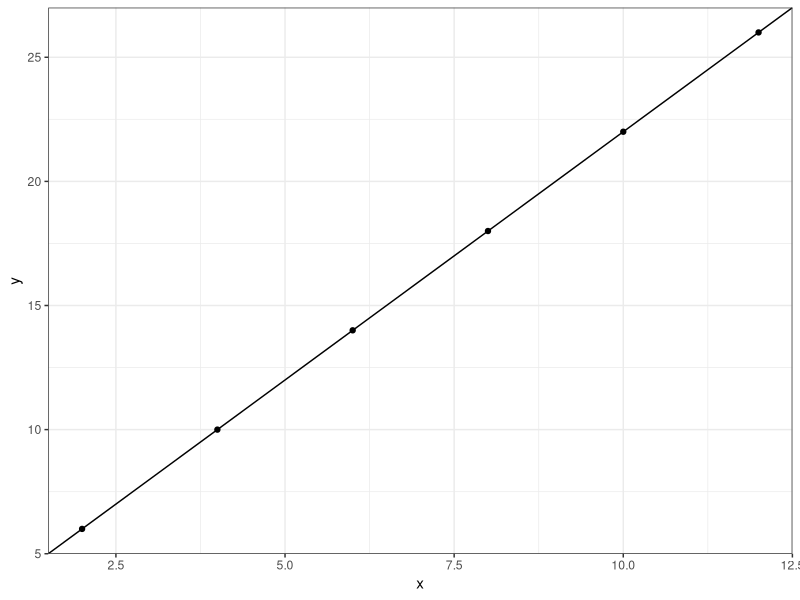
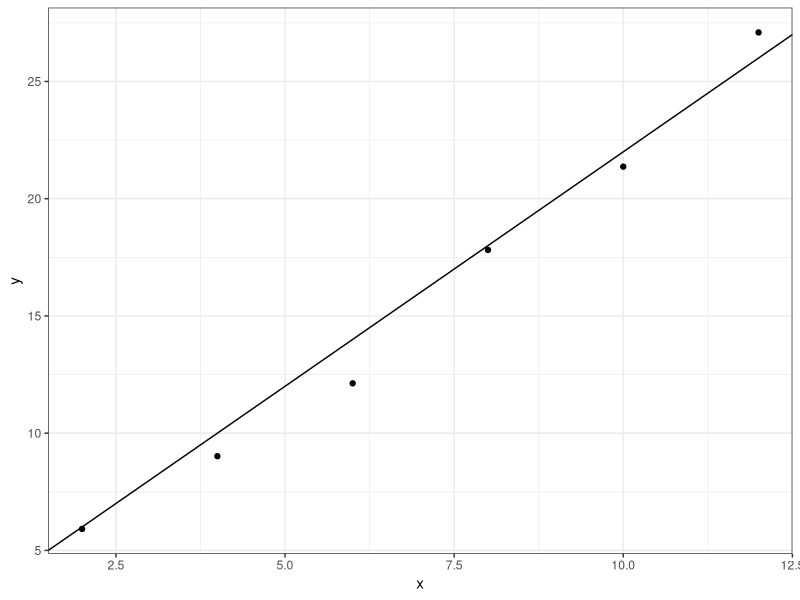
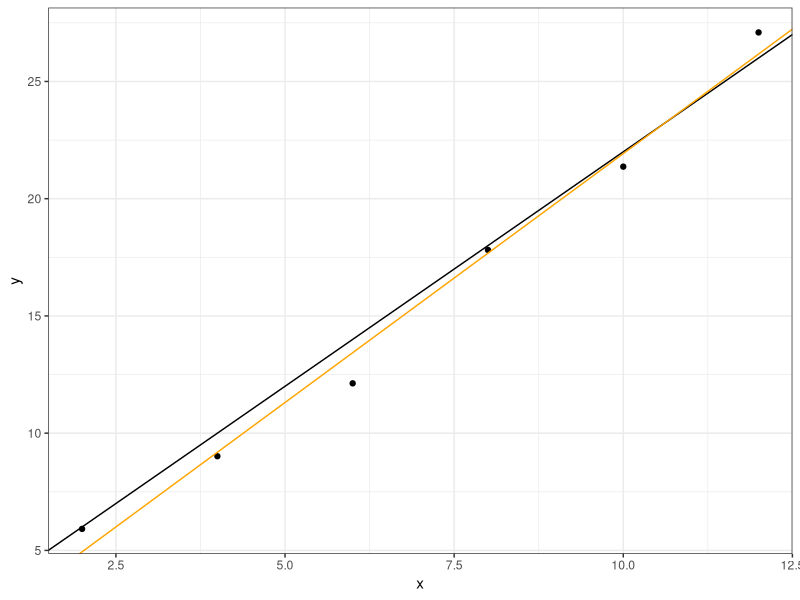
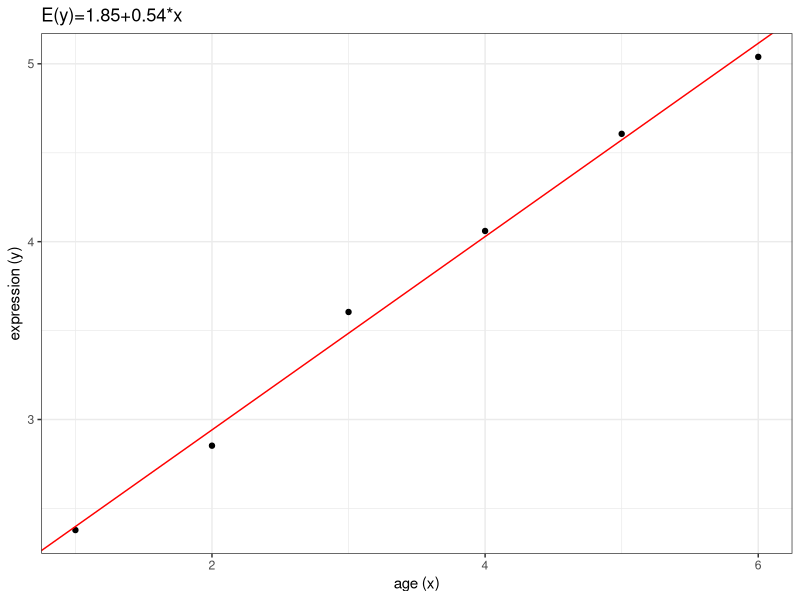
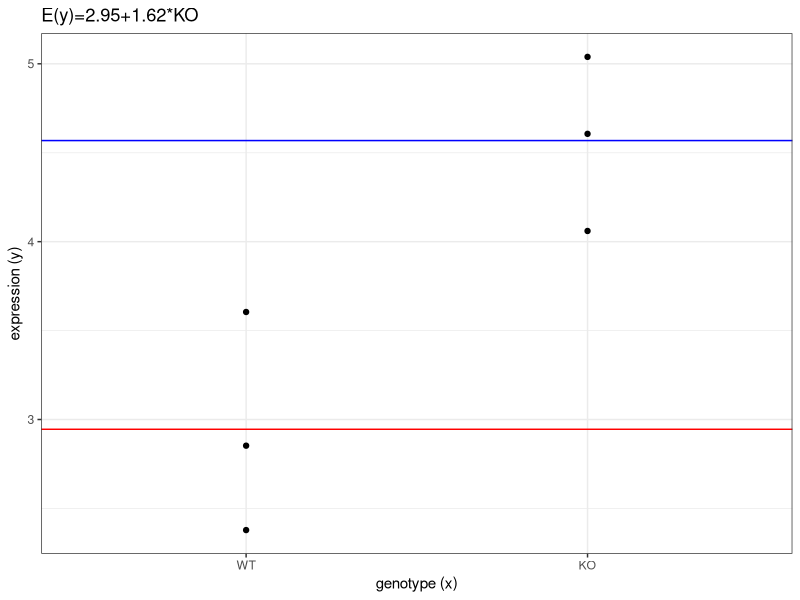
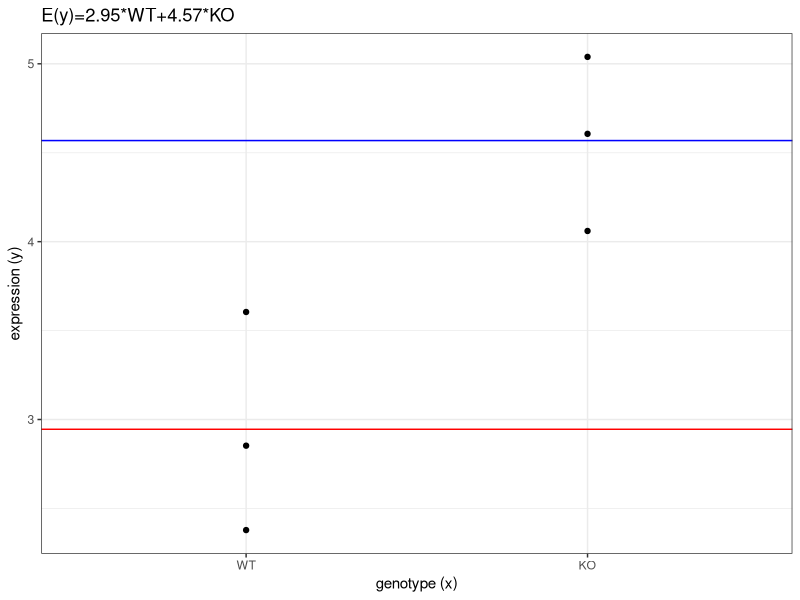
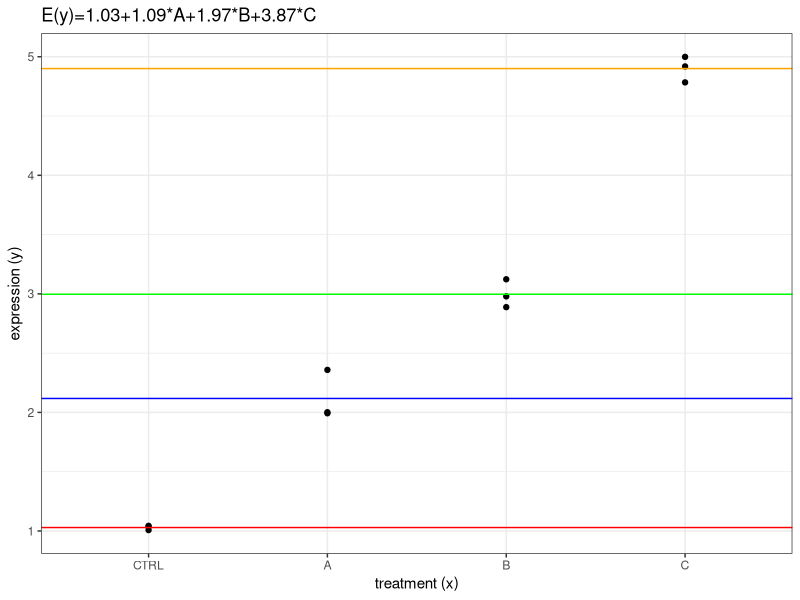
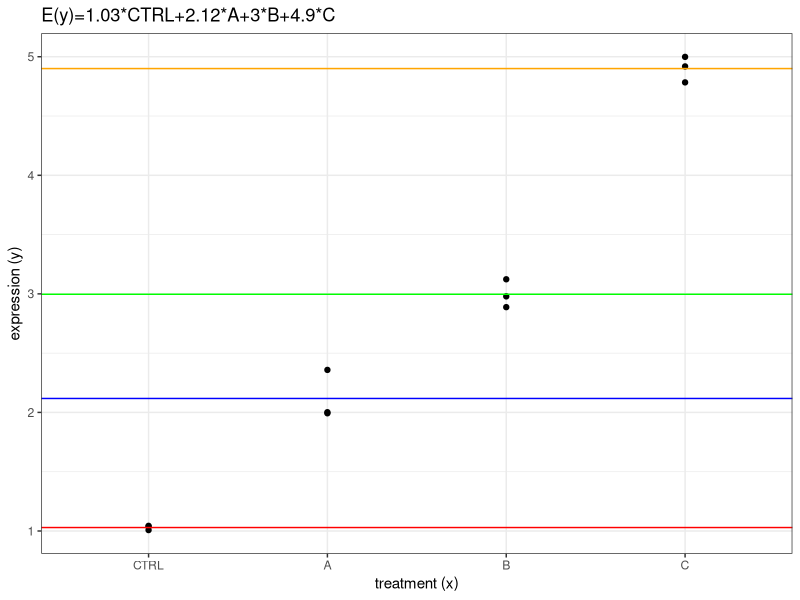

Reproduce these figures in R, in order.
## ---- chunk 1
#| output: false
library(tidyverse)
library(magrittr)
library(broom)
library(marginaleffects)
library(limma)

theme_set(theme_bw())
## ---- chunk 2
set.seed(2023)

a = 2
b = 2
x = seq(2, 12, by = 2)
y = a + b * x

(data = tibble(x, y))
## ---- chunk 3
ggplot(data, aes(x = x, y = y)) +
  geom_point() +
  geom_abline(intercept = a, slope = b)
## ---- chunk 4
y = a + b * x + rnorm(n = length(x), sd = 1)

(data = tibble(x, y))
## ---- chunk 5
ggplot(data, aes(x = x, y = y)) +
  geom_point() +
  geom_abline(intercept = a, slope = b)
## ---- chunk 6
(design = model.matrix(y ~ 1 + x, data))
## ---- chunk 7
fit = lm(y ~ 1 + x, data)
tidy(fit)
## ---- chunk 8
#| message: false
ggplot(data, aes(x = x, y = y)) +
  geom_point() +
  geom_abline(intercept = a, slope = b) +
  geom_abline(intercept = fit$coefficients[1], slope = fit$coefficients[2], color = "orange") # + geom_smooth(method = "lm", color = "orange")
## ---- chunk 9
set.seed(20190429)

mouse = paste0("MOUSE", 1:6)
age = c(1,2,3,4,5,6)
expression = 2 + 0.5 * age + rnorm(n = 6, sd = 0.1)

(data = tibble(mouse, expression, age))
## ---- chunk 10
(design = model.matrix(expression ~ 1 + age, data))
## ---- chunk 11
fit = lm(expression ~ 1 + age, data)
tidy(fit)
## ---- chunk 12
model.name = paste0("E(y)=", round(fit$coef[1],2), "+", round(fit$coef[2],2), "*x")

ggplot(data, aes(y = expression, x = age)) +
  geom_point() +
  geom_abline(intercept = fit$coef[1],
              slope = fit$coef[2],
              color = "red") +
  labs(title = model.name,
       y = "expression (y)",
       x = "age (x)")
## ---- chunk 13
genotype = fct_relevel(rep(c("WT", "KO"), each = 3), "WT")

(data = tibble(mouse, expression, genotype))
## ---- chunk 14
(design = model.matrix(expression ~ 1 + genotype, data))
## ---- chunk 15
fit = lm(expression ~ 1 + genotype, data)
tidy(fit)
## ---- chunk 16
model.name = paste0("E(y)=", round(fit$coef[1],2), "+", round(fit$coef[2],2), "*KO")

ggplot(data, aes(y = expression, x = genotype)) +
  geom_point() +
  geom_hline(yintercept = fit$coef[1],
             color = "red") +
  geom_hline(yintercept = fit$coef[1] + fit$coef[2],
             color = "blue") +
  labs(title = model.name,
       y = "expression (y)",
       x = "genotype (x)")
## ---- chunk 17
(design = model.matrix(expression ~ 0 + genotype, data))
## ---- chunk 18
fit = lm(expression ~ 0 + genotype, data)
tidy(fit)
## ---- chunk 19
model.name = paste0("E(y)=", round(fit$coef[1],2), "*WT", "+", round(fit$coef[2],2), "*KO")

ggplot(data, aes(y = expression, x = genotype)) +
  geom_point() +
  geom_hline(yintercept = fit$coef[1],
             color = "red") +
  geom_hline(yintercept = fit$coef[2],
             color = "blue") +
  labs(title = model.name,
       y = "expression (y)",
       x = "genotype (x)")
## ---- chunk 20
avg_predictions(fit, df = insight::get_df(fit))
## ---- chunk 21
(contrasts = makeContrasts(genotypeKO - genotypeWT, levels=colnames(design)))
## ---- chunk 22
lmfit = lmFit(expression, design)

contrasts.fit(lmfit, contrasts)$coefficient
## ---- chunk 23
avg_comparisons(fit, df = insight::get_df(fit))
## ---- chunk 24
treatment = as_factor(rep(c("CTRL", "A", "B", "C"), each=3))
expression = rep(c(0,1,2,4), each=3) + 1
expression = expression + rnorm(length(treatment), sd=0.1)
mouse = paste0("MOUSE", 1:length(treatment))

(data = tibble(mouse, expression, treatment))
## ---- chunk 25
(design = model.matrix(expression ~ 1 + treatment, data))
## ---- chunk 26
fit = lm(expression ~ 1 + treatment, data)
tidy(fit)
## ---- chunk 27
avg_comparisons(fit, df = insight::get_df(fit))
## ---- chunk 28
model.name = paste0("E(y)=", round(fit$coef[1],2), "+", round(fit$coef[2],2), "*A", "+", round(fit$coef[3],2), "*B", "+", round(fit$coef[4],2), "*C")

ggplot(data, aes(y = expression, x = treatment)) +
  geom_point() +
  geom_hline(yintercept = fit$coef[1],
             color = "red") +
  geom_hline(yintercept = fit$coef[1] + fit$coef[2],
             color = "blue") +
  geom_hline(yintercept = fit$coef[1] + fit$coef[3],
             color = "green") +
  geom_hline(yintercept = fit$coef[1] + fit$coef[4],
             color = "orange") +
  labs(title = model.name,
       y = "expression (y)",
       x = "treatment (x)")
## ---- chunk 29
(design = model.matrix(expression ~ 0 + treatment, data))
## ---- chunk 30
fit = lm(expression ~ 0 + treatment, data)
tidy(fit)
## ---- chunk 31
avg_predictions(fit, by = "treatment", df = insight::get_df(fit))
## ---- chunk 32
(contrasts = makeContrasts(
  treatmentA-treatmentCTRL,
  treatmentB-treatmentCTRL, 
  treatmentC-treatmentCTRL,
  levels=colnames(design)))
## ---- chunk 33
lmfit = lmFit(expression, design)

contrasts.fit(lmfit, contrasts)$coefficient
## ---- chunk 34
avg_comparisons(fit, df = insight::get_df(fit))
## ---- chunk 35
model.name = paste0("E(y)=", round(fit$coef[1],2), "*CTRL", "+", round(fit$coef[2],2), "*A", "+", round(fit$coef[3],2), "*B", "+", round(fit$coef[4],2), "*C")

ggplot(data, aes(y = expression, x = treatment)) +
  geom_point() +
  geom_hline(yintercept = fit$coef[1],
             color = "red") +
  geom_hline(yintercept = fit$coef[2],
             color = "blue") +
  geom_hline(yintercept = fit$coef[3],
             color = "green") +
  geom_hline(yintercept = fit$coef[4],
             color = "orange") +
  labs(title = model.name,
       y = "expression (y)",
       x = "treatment (x)")
## ---- chunk 36
(contrasts = makeContrasts((treatmentA + treatmentB + treatmentC)/3 - treatmentCTRL, levels=colnames(design)))
## ---- chunk 37
fit = lmFit(expression, design)

contrasts.fit(fit, contrasts)$coefficient
## ---- chunk 38
fit = lm(expression ~ 0 + treatment, data)
tidy(fit)
## ---- chunk 39
avg_predictions(fit, by = "treatment", df = insight::get_df(fit))
## ---- chunk 40
avg_comparisons(fit, df = insight::get_df(fit))
## ---- chunk 41
avg_comparisons(fit, hypothesis = "b3 = b1 + b2", df = insight::get_df(fit))
## ---- chunk 42
avg_comparisons(fit, hypothesis = "b3 - b1 - b2 = 0", df = insight::get_df(fit))
## ---- chunk 43
treat1 <- as_factor(c(0,0,0,1,1,1,0,0,0,1,1,1))
treat2 <- as_factor(c(0,0,0,0,0,0,1,1,1,1,1,1))
levels(treat1) = levels(treat2) = c("NO", "YES")

(data = tibble(mouse, expression, treat1, treat2))
## ---- chunk 44
(design = model.matrix(expression ~ treat1 * treat2, data))
## ---- chunk 45
fit = lm(expression ~ treat1 * treat2, data)
tidy(fit)
## ---- chunk 46
avg_comparisons(fit, df = insight::get_df(fit))
## ---- chunk 47
(design = model.matrix(expression ~ treat1 + treat2, data))
## ---- chunk 48
fit = lm(expression ~ treat1 + treat2, data)
tidy(fit)
## ---- chunk 49
avg_comparisons(fit, df = insight::get_df(fit))
## ---- chunk 50
tissue = treat1
levels(tissue) = c("LUNG", "BRAIN")
cells = treat2
levels(cells) = c("B", "T")
tissue_cells = paste(tissue, cells, sep="_")
tissue_cells = as_factor(tissue_cells)

(data = tibble(mouse, expression, tissue, cells, tissue_cells))
## ---- chunk 51
(design = model.matrix(expression ~ 0 + tissue_cells, data))
## ---- chunk 52
fit = lm(expression ~ 0 + tissue_cells, data)
tidy(fit)
## ---- chunk 53
avg_predictions(fit, by = "tissue_cells", df = insight::get_df(fit))
## ---- chunk 54
treatment = as_factor(rep(LETTERS[1:4], each=3))
lane = rep(c("L1", "L2"), c(6,6))
lane = as_factor(sample(lane, length(treatment), replace=FALSE))
technician = c("I", "II")
technician = as_factor(sample(technician, length(treatment), replace=TRUE))

(data = tibble(mouse, expression, treatment, lane, technician))
## ---- chunk 55
(design = model.matrix(expression ~ 0 + treatment + lane + technician, data))
## ---- chunk 56
fit = lm(expression ~ 0 + treatment + lane + technician, data)
tidy(fit)
## ---- chunk 57
avg_predictions(fit, by = "treatment", df = insight::get_df(fit))
## ---- chunk 58
(contrasts = makeContrasts(treatmentB - treatmentA,
                           treatmentC - treatmentA,
                           treatmentD - treatmentA,
                           levels=colnames(design)))
## ---- chunk 59
lmfit = lmFit(expression, design)

contrasts.fit(lmfit, contrasts)$coefficient
## ---- chunk 60
avg_comparisons(fit, variables = c("treatment"), df = insight::get_df(fit))
## ---- chunk 61
sessionInfo()
